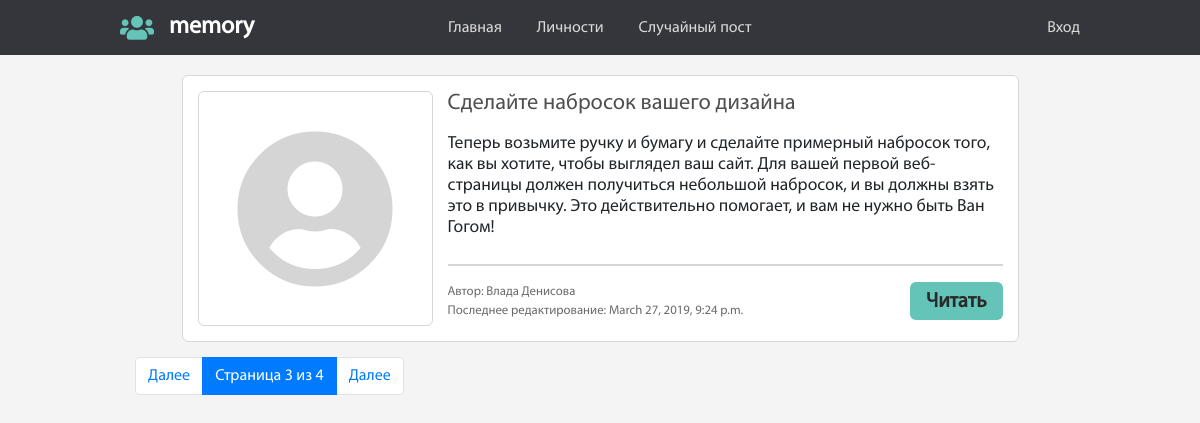
/?page=3, run on the app's committed database.
### mysite/models.py (models this page shows, shortened)
class Post(models.Model):
    email = models.EmailField(verbose_name="email", db_index=True, blank=True)
    name = models.ForeignKey(User, on_delete=models.CASCADE, verbose_name="Имя", db_index=True, blank=True)
    second_name = models.CharField(verbose_name="Фамилия", max_length=150, db_index=True, blank=True)
    title = models.CharField(verbose_name="Заголовок", max_length=500)
    preview = models.CharField(verbose_name= "Тизер", max_length=500, blank=True, db_index=True)
    text_post = MarkdownxField(verbose_name= "Текст поста", blank=True, db_index=True)
    CHOICE_TO_STAR = (
        (True, 'Пост известной личности'),
        (False, 'Пост обычного пользователя'),
    )
    star = models.BooleanField(verbose_name="Настройка поста", choices=CHOICE_TO_STAR, default=False)
    date_pub = models.DateTimeField(verbose_name="Дата публикации", auto_now_add=True)
    date_modified = models.DateTimeField(verbose_name="Последнее изменение", auto_now=True)
    pictures = models.CharField(verbose_name="Ссылка на картинку", max_length=500, blank=True)
    class Meta:
        ordering = ["-date_modified"]
    def get_preview(self):
        if not self.preview:
            return markdownify(self.text_post[:501]+"...")
        else:
            return self.preview
    def __str__(self):
        return self.title

### mysite/views.py (the view)
# urls.py: url(r'^$', v.posts_list, name='posts_list'),
def posts_list(request):
    posts = Post.objects.all()
    paginator = Paginator(posts, 1)
    page = request.GET.get('page')
    try:
        posts = paginator.page(page)
    except PageNotAnInteger:
        posts = paginator.page(1)
    except EmptyPage:
        posts = paginator.page(paginator.num_pages)
    return render(request, 'mysite/posts_list.html', context={'posts': posts, 'page': page})

### mysite/templates/mysite/posts_list.html (shortened to what this page needs)
{% extends 'mysite/base_page.html' %}
{% load staticfiles %}
{% block css %}
  <link rel="stylesheet" href="{% static 'css/post.css' %}">
{% endblock %}
{% block content %}
  {% for post in posts %}
    <aside class="post">
      <section class="post__img">
        <i class="fas fa-user-circle"></i>
      </section>
      <section class="post__info">
        <h3>{{ post }}</h3>
        <p class="post__prev">{{ post.get_preview }}</p>
        <hr>
        <div class="post__nav">
          <div class="post__addition">
            <span>Автор: {{post.name}} {{post.second_name}}</span></br>
            <span>Последнее редактирование: {{ post.date_modified }}</span>
          </div>
          <a class="btnn" href="{% url 'post_detail' post.id%}">Читать</a>
        </div>
      </section>
    </aside>
  {% endfor %}
  <nav class="pagination__wrap">
    <ul class="pagination">
      {% if posts.has_previous %}
        <li class="page-item"><a class="page-link" href="?page=1">Далее</a></li>
      {% else %}
        <li class="page-item disabled"><a class="page-link">Назад</a></li>
      {% endif %}
      <li class="page-item active" aria-current="page">
        <span class="page-link">
          Страница {{ posts.number }} из {{ posts.paginator.num_pages }}
        </span>
      </li>
      {% if posts.has_next %}
        <li class="page-item">
          <a class="page-link" href="?page={{ posts.next_page_number }}">Далее</a>
        </li>
      {% else %}
        <li class="page-item disabled"><a class="page-link">Далее</a></li>
      {% endif %}
    </ul>
  </nav>
{% endblock %}

### static/css/base.css (style rules this page uses)
:root { --izumrud: #64c4b8; }
body { background: #f4f4f4; font-family: "MyriadProRegular"; }
.btnn { display: flex; background: var(--izumrud); cursor: pointer; border-radius: 6px; padding: 0 16px; justify-content: center; align-items: center; color: #2a2929; font-weight: bold; font-size: 1.3rem; transition: all 0.3s ease; line-height: normal; }

### mysite/static/css/post.css (style rules this page uses)
.post { background: #FFF; border-radius: 6px; border: 1px #d6d6d6 solid; padding: 15px; width: 90%; display: flex; flex-flow: row wrap; margin: 0 auto; margin-bottom: 15px; }
.post__img { display: block; min-width: 235px; height: 235px; margin-right: 15px; border: 1px #d6d6d6 solid; border-radius: 6px; }
.post__img .fas { font-size: 10rem; display: flex; justify-content: center; align-items: center; height: 100%; color: #d5d5d5; }
.post__info { display: block; width: auto; flex: 1; }
.post__info h3 { color: #4f4f4f; margin-bottom: 15px; font-size: 1.4rem; }
.post__prev { font-size: 1.1rem; line-height: normal; height: 49%; overflow: hidden; }
.post__info hr { border: 1px #d6d6d6 solid; }
.post__nav { display: flex; justify-content: space-between; }
.post__addition { font-size: .8rem; color: #6b6b6b; }

### data on the page
Post: title "Сделайте набросок вашего дизайна", get_preview "Теперь возьмите ручку и бумагу и сделайте примерный набросок того, как вы хотите, чтобы выглядел ваш сайт. Для вашей первой веб-страницы должен получиться небольшой набросок, и вы должны взять это в привычку. Это действительно помогает, и вам не нужно быть Ван Гогом!", name "Влада", second_name "Денисова", date_modified "March 27, 2019, 9:24 p.m."

### other printed values
{{ posts.number }} "3"
{{ posts.paginator.num_pages }} "4"
